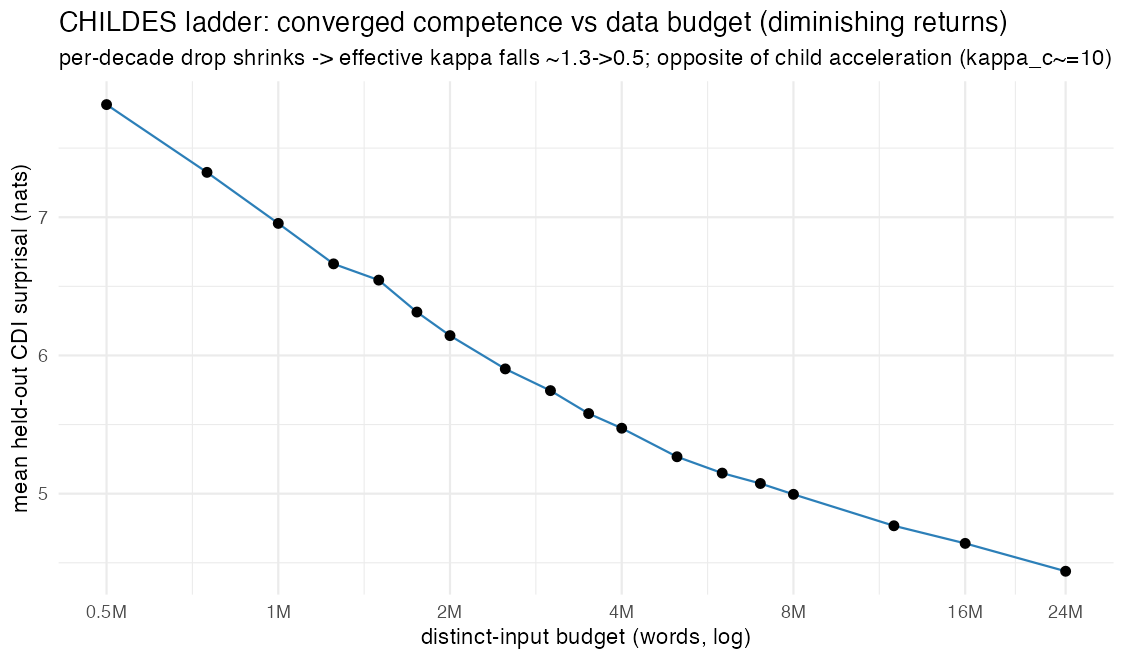

The R source for this figure:
## Model-over-development returns from the CHILDES ladder (converged models at
## increasing distinct-input budgets). The level-matched analogue of children's
## kappa_c: does ONE learner's competence ACCELERATE (increasing returns ->
## learning-to-learn) or DECELERATE (diminishing returns -> scaling law) as it
## accumulates DATA?
##
## Reproduce from saved runs (run from repo root):
##   Rscript studies/llm/autoresearch_pilot/ladder_returns.R
## Input : fits/llm/ladder_bestval_finer.csv   (10 seeds x 18 budgets, per-word
##         converged best-val surprisal; built by studies/llm/extract_ladder_bestval.py)
## Output: studies/llm/autoresearch_pilot/ladder_returns.png + console stats
suppressPackageStartupMessages({library(dplyr); library(readr); library(ggplot2); library(here)})

d <- read_csv(here("fits/llm/ladder_bestval_finer.csv"), show_col_types = FALSE) |>
  mutate(words = as.numeric(words), surprisal = as.numeric(surprisal), lb = log10(words))
nb <- max(count(d, seed, word)$n)
d <- d |> group_by(seed, word) |> filter(n() == nb) |> ungroup()
cat("seeds:", n_distinct(d$seed), " budgets:", n_distinct(d$words), " words:", n_distinct(d$word), "\n")

# aggregate competence + marginal improvement per decade of data
agg <- d |> group_by(words, lb) |> summarise(mean_surp = mean(surprisal), .groups = "drop") |>
  arrange(lb) |> mutate(nats_per_decade = (mean_surp - lag(mean_surp)) / (lb - lag(lb)),
                        kappa_approx = -nats_per_decade / log(10))  # logit ~= -surprisal for low-P words
cat("\n== competence by budget (improvement per decade; effective kappa ~= -slope/ln10) ==\n")
print(as.data.frame(agg |> transmute(words, mean_surp = round(mean_surp, 3),
                                      nats_per_decade = round(nats_per_decade, 3),
                                      kappa_approx = round(kappa_approx, 3))))

qfit <- lm(mean_surp ~ lb + I(lb^2), agg); b2 <- coef(qfit)["I(lb^2)"]
cat(sprintf("\naggregate quadratic coef (lb^2) = %.3f -> %s\n", b2,
  ifelse(b2 > 0, "CONVEX: drop DECELERATES = DIMINISHING returns (kappa falls with data)",
                 "CONCAVE: drop ACCELERATES = INCREASING returns")))
pw <- d |> group_by(seed, word) |>
  summarise(b2 = tryCatch(coef(lm(surprisal ~ lb + I(lb^2)))[3], error = function(e) NA), .groups = "drop")
cat(sprintf("per-word quadratic: frac diminishing (b2>0) = %.2f, median b2 = %.3f\n",
            mean(pw$b2 > 0, na.rm = TRUE), median(pw$b2, na.rm = TRUE)))
cat(sprintf("effective kappa: early(0.5-1M) ~= %.2f, late(16-24M) ~= %.2f  | children kappa_c ~= 10 (flat)\n",
            -mean(agg$nats_per_decade[2:3]) / log(10), -mean(agg$nats_per_decade[17:18]) / log(10)))

g <- ggplot(agg, aes(words, mean_surp)) + geom_line(colour = "#2c7fb8") + geom_point(size = 1.8) +
  scale_x_log10(breaks = c(.5,1,2,4,8,16,24)*1e6, labels = c("0.5M","1M","2M","4M","8M","16M","24M")) +
  labs(title = "CHILDES ladder: converged competence vs data budget (diminishing returns)",
       subtitle = "per-decade drop shrinks -> effective kappa falls ~1.3->0.5; opposite of child acceleration (kappa_c~=10)",
       x = "distinct-input budget (words, log)", y = "mean held-out CDI surprisal (nats)") +
  theme_minimal(base_size = 11)
ggsave(here("studies/llm/autoresearch_pilot/ladder_returns.png"), g, width = 7.5, height = 4.4, dpi = 150)
cat("\nwrote studies/llm/autoresearch_pilot/ladder_returns.png\n")
